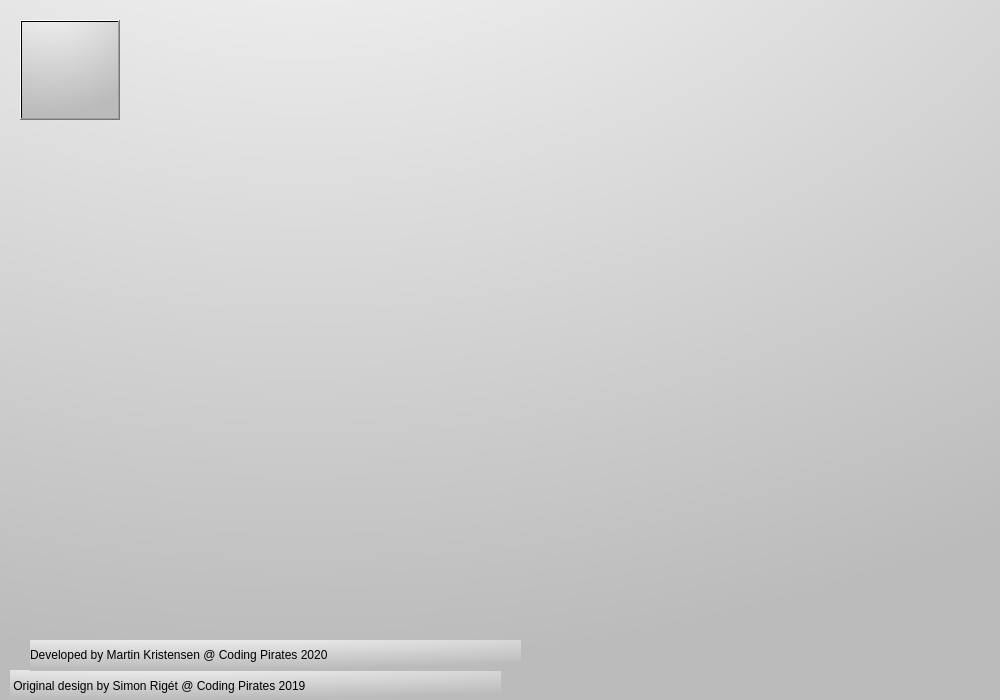
<?xml version="1.0" encoding="UTF-8"?>
<ui version="4.0">
 <class>Frame</class>
 <widget class="QFrame" name="Frame">
  <property name="geometry">
   <rect>
    <x>0</x>
    <y>0</y>
    <width>1000</width>
    <height>700</height>
   </rect>
  </property>
  <property name="windowTitle">
   <string>Credits</string>
  </property>
  <property name="styleSheet">
   <string notr="true">background: qradialgradient(cx: 0.3, cy: -0.4,fx: 0.3, fy: -0.4,radius: 1.35,stop: 0 #fff, stop: 1 #bbb);
</string>
  </property>
  <property name="frameShape">
   <enum>QFrame::NoFrame</enum>
  </property>
  <property name="frameShadow">
   <enum>QFrame::Raised</enum>
  </property>
  <widget class="QPushButton" name="back_button">
   <property name="geometry">
    <rect>
     <x>20</x>
     <y>20</y>
     <width>100</width>
     <height>100</height>
    </rect>
   </property>
   <property name="font">
    <font>
     <family>DejaVu Sans</family>
     <pointsize>26</pointsize>
    </font>
   </property>
   <property name="toolTip">
    <string extracomment="Play"/>
   </property>
   <property name="styleSheet">
    <string notr="true">background: qradialgradient(cx: 0.3, cy: -0.4,fx: 0.3, fy: -0.4,radius: 1.35,stop: 0 #fff, stop: 1 #bbb);
background-image: url('qt/back.png');</string>
   </property>
   <property name="inputMethodHints">
    <set>Qt::ImhHiddenText</set>
   </property>
   <property name="text">
    <string/>
   </property>
  </widget>
  <widget class="QLabel" name="tag1">
   <property name="geometry">
    <rect>
     <x>10</x>
     <y>670</y>
     <width>491</width>
     <height>31</height>
    </rect>
   </property>
   <property name="text">
    <string> Original design by Simon Rigét @ Coding Pirates 2019 &lt;img src=&quot;qt_windows/coding_pirates.png&quot;&gt;</string>
   </property>
  </widget>
  <widget class="QLabel" name="label">
   <property name="geometry">
    <rect>
     <x>30</x>
     <y>640</y>
     <width>491</width>
     <height>31</height>
    </rect>
   </property>
   <property name="text">
    <string>&lt;html&gt;&lt;head/&gt;&lt;body&gt;&lt;p&gt;Developed by Martin Kristensen @ Coding Pirates 2020 &lt;img src=&quot;qt_windows/coding_pirates.png&quot;&gt;&lt;/p&gt;&lt;/body&gt;&lt;/html&gt;</string>
   </property>
  </widget>
 </widget>
 <resources/>
 <connections/>
</ui>
